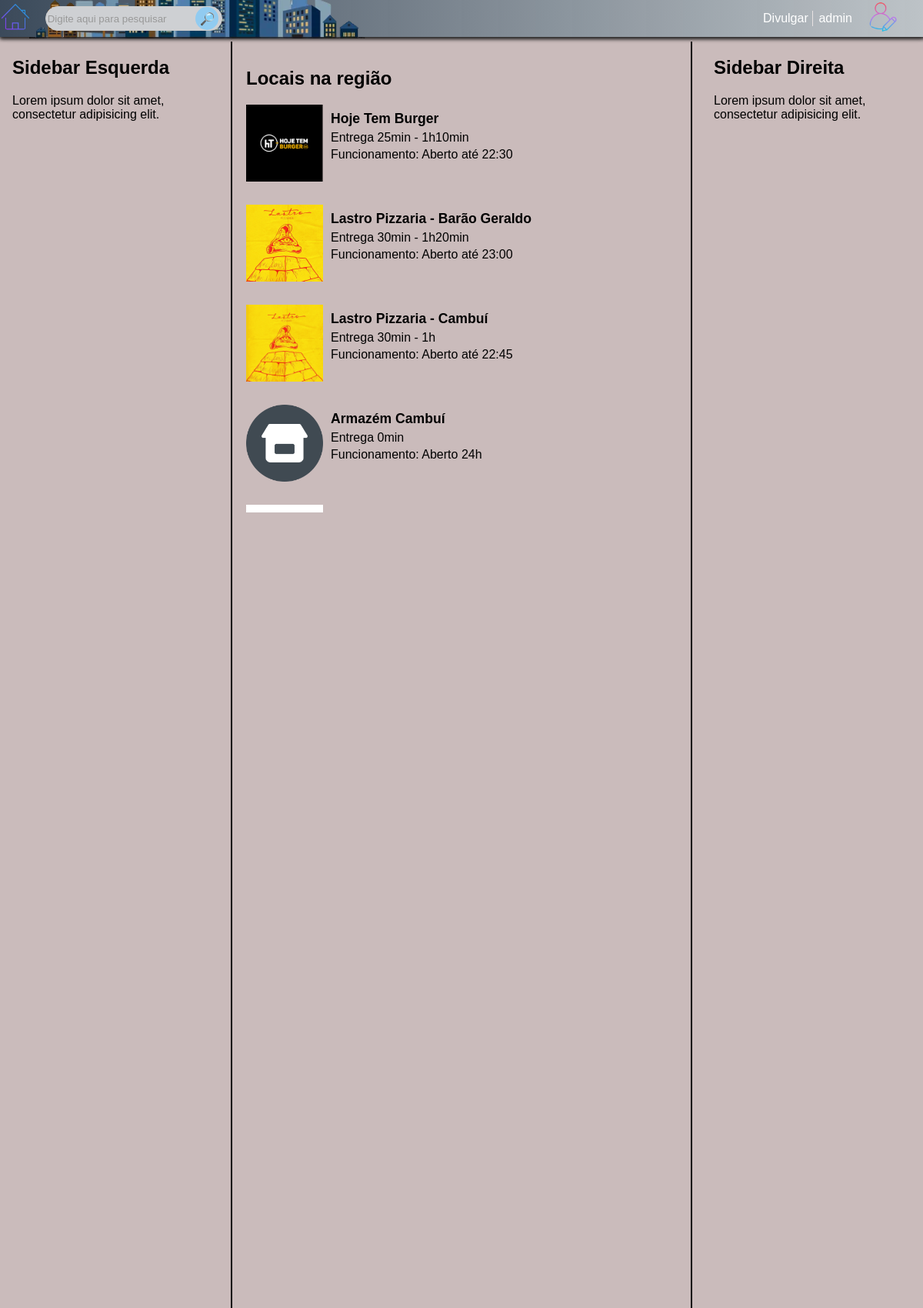
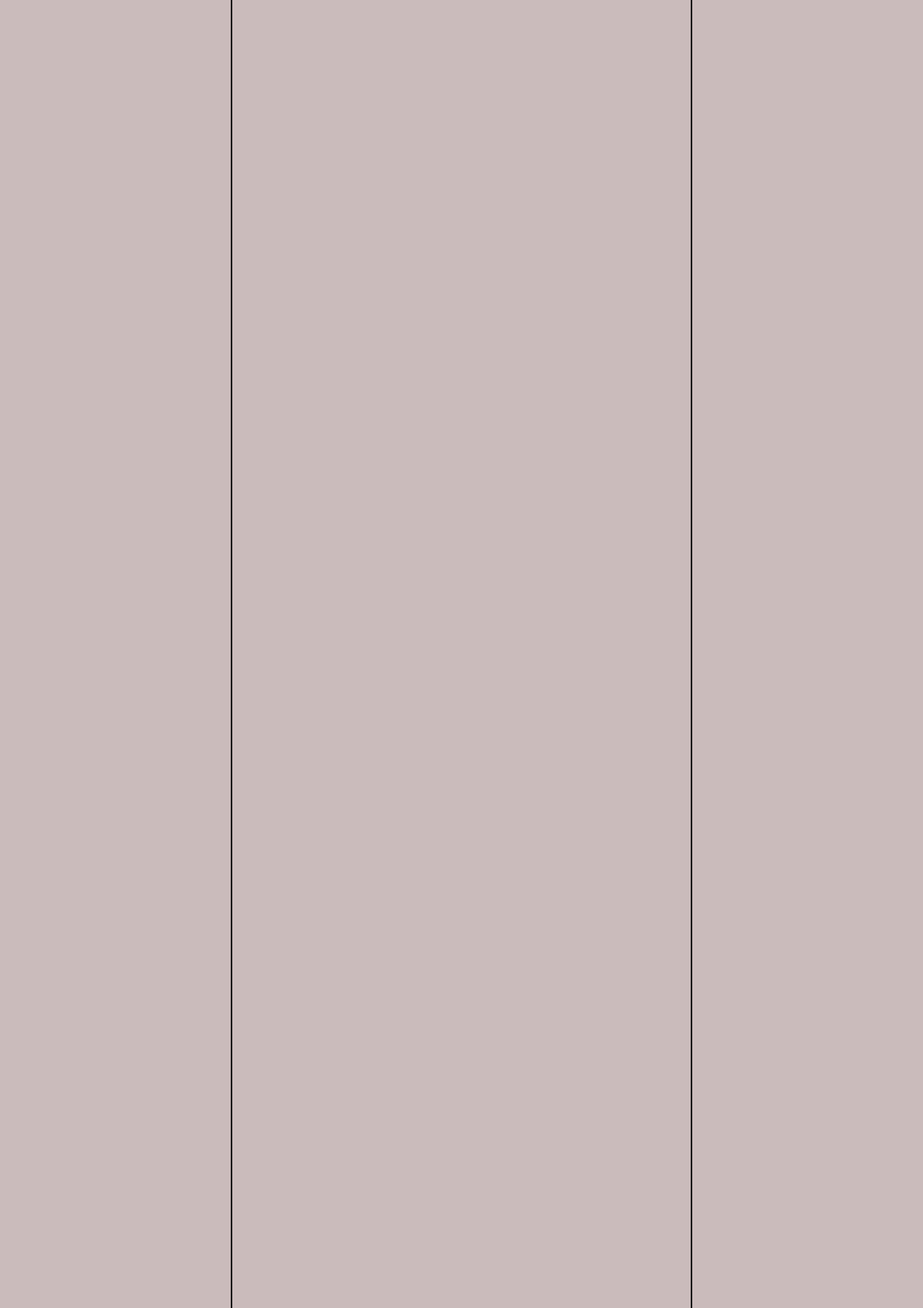
The page / (signed in, upper part) on the database its author committed (2 pictures, top to bottom).
### tables this page shows
CREATE TABLE lojas (
        id INTEGER PRIMARY KEY AUTOINCREMENT,
        store_name TEXT,
        store_details TEXT,
        opening_hours TEXT,
        contact NUMBER,
        address TEXT,
        image_path TEXT
    );

### main.py (the view)
@app.route("/")
def home():
    user = session.get('user')
    try:
        conn = conectar_banco()
        cursor = conn.cursor()
        cursor.execute("SELECT * FROM lojas")
        lojas = cursor.fetchall()
        conn.close()
        lojas_dict = [dict(zip([column[0] for column in cursor.description], row)) for row in lojas]
        for loja in lojas_dict:
            if 'image_path' in loja:
                loja['image_path'] = loja['image_path'].replace('\\', '/')
                loja['image_path'] = loja['image_path'].replace('static', '')
        content_with_lojas = {
            "title": "Locais na região",
            "lojas": lojas_dict
        }
        return render_template("home.html", content=content_with_lojas, user=user)
    except sqlite3.Error as e:
        return render_template("home.html", content=original_content, user=user)

### app/models.py (called while the page is built)
def conectar_banco():
    db_folder = os.path.join(os.path.dirname(os.path.dirname(__file__)), 'Data')
    if not os.path.exists(db_folder):
        os.makedirs(db_folder)
    db_path = os.path.join(db_folder, 'Banco.db')
    conn = sqlite3.connect(db_path)
    return conn

### templates/home.html (shortened to what this page needs)
{% extends "base.html" %}
{% block content %}
    <div class="sidebar-left">
        <h2>Sidebar Esquerda</h2>
        <p>Lorem ipsum dolor sit amet, consectetur adipisicing elit.</p>
    </div>
    <div class="separator-l"></div>
    <div class="main-content">
        <h1>{{ content.title }}</h1>
        {% if content.lojas %}
        <div class="lojas-container" id="lojas-container">
            {% for loja in content.lojas %}
            <a href="#" class="loja-item-link" onclick="selectStore(event, '{{ loja['store_name'] }}', '{{ loja['store_details'] }}', '{{ loja['opening_hours'] }}', '{{ url_for('static', filename=loja['image_path']) }}')">
                <div class="loja-item">
                    <img src="{{ url_for('static', filename=loja['image_path']) }}" alt="{{ loja['store_name'] }}" width="100">
                    <div class="info_lojas">
                        <h3>{{ loja['store_name'] }}</h3>
                        <p>{{ loja['store_details'] }}</p>
                        <p>Funcionamento: {{ loja['opening_hours'] }}</p>
                    </div>
                </div>
            </a>
            {% endfor %}
        </div>
        {% else %}
            <p>Não há lojas para mostrar no momento.</p>
        {% endif %}
    </div>
    <div class="separator-r"></div>
    <div class="sidebar-right">
        <h2>Sidebar Direita</h2>
        <p>Lorem ipsum dolor sit amet, consectetur adipisicing elit.</p>
    </div>
{% endblock %}

### static/css/home.css (style rules this page uses)
body { font-family: Arial, sans-serif; background-color: #cabbbb; margin: 0rem; overflow: hidden; }
.main-content { margin-top: 3rem; margin-left: 300px; margin-right: 300px; padding: 20px; overflow-y: auto; }
.sidebar-left { position: fixed; top: 3.4rem; left: 1rem; width: 15rem; height: calc(100% - 3rem); background-color: #cabbbb; overflow-y: auto; z-index: -1; }
.sidebar-right { position: fixed; top: 3.4rem; right: 2rem; width: 15rem; height: calc(100% - 3rem); background-color: #cabbbb; overflow-y: auto; z-index: -1; }
.separator-l { border-left: 2px solid #070707; height: 100%; position: fixed; top: 3.4rem; left: 300px; }
.separator-r { border-left: 2px solid #070707; height: 100%; position: fixed; top: 3.4rem; right: 300px; }
.lojas-container { display: grid; grid-template-columns: repeat(auto-fit, minmax(300px, 1fr)); gap: 20px; max-height: 510px; flex-wrap: wrap; }
.loja-item { display: grid; grid-template-columns: auto 1fr; gap: 10px; margin-bottom: 10px; transition: box-shadow 0.3s; }
.loja-item h3 { font-size: 1.1rem; margin-bottom: -.7rem; margin-top: .5rem; }
.loja-item p { margin-bottom: -.7rem; }
.loja-item-link { display: block; width: 100%; text-decoration: none; color: inherit; }

### rows shown on the page
lojas: image_path (picture), store_name "Hoje Tem Burger", store_details "Entrega 25min - 1h10min", opening_hours "Aberto até 22:30"
lojas: image_path (picture), store_name "Lastro Pizzaria - Barão Geraldo", store_details "Entrega 30min - 1h20min", opening_hours "Aberto até 23:00"
lojas: image_path (picture), store_name "Lastro Pizzaria - Cambuí", store_details "Entrega 30min - 1h", opening_hours "Aberto até 22:45"
lojas: image_path (picture), store_name "Armazém Cambuí", store_details "Entrega 0min", opening_hours "Aberto 24h"
lojas: image_path (picture)

### other values the page prints
{{ user[:10] }} "admin"
{{ content.title }} "Locais na região"
